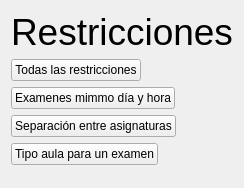
<?xml version="1.0" encoding="UTF-8"?>
<ui version="4.0">
 <class>RestriccionesEx</class>
 <widget class="QWidget" name="RestriccionesEx">
  <property name="geometry">
   <rect>
    <x>0</x>
    <y>0</y>
    <width>236</width>
    <height>188</height>
   </rect>
  </property>
  <property name="windowTitle">
   <string>RestriccionesEx</string>
  </property>
  <layout class="QFormLayout" name="formLayout">
   <item row="0" column="0">
    <widget class="QLabel" name="Title">
     <property name="font">
      <font>
       <pointsize>28</pointsize>
      </font>
     </property>
     <property name="text">
      <string>Restricciones</string>
     </property>
    </widget>
   </item>
   <item row="2" column="0">
    <widget class="QPushButton" name="mismoDia">
     <property name="text">
      <string>Examenes mimmo día y hora</string>
     </property>
    </widget>
   </item>
   <item row="3" column="0">
    <widget class="QPushButton" name="separacion">
     <property name="text">
      <string>Separación entre asignaturas</string>
     </property>
    </widget>
   </item>
   <item row="4" column="0">
    <widget class="QPushButton" name="tipoAula">
     <property name="text">
      <string>Tipo aula para un examen</string>
     </property>
    </widget>
   </item>
   <item row="1" column="0">
    <widget class="QPushButton" name="todas">
     <property name="text">
      <string>Todas las restricciones</string>
     </property>
    </widget>
   </item>
  </layout>
 </widget>
 <resources/>
 <connections/>
</ui>
